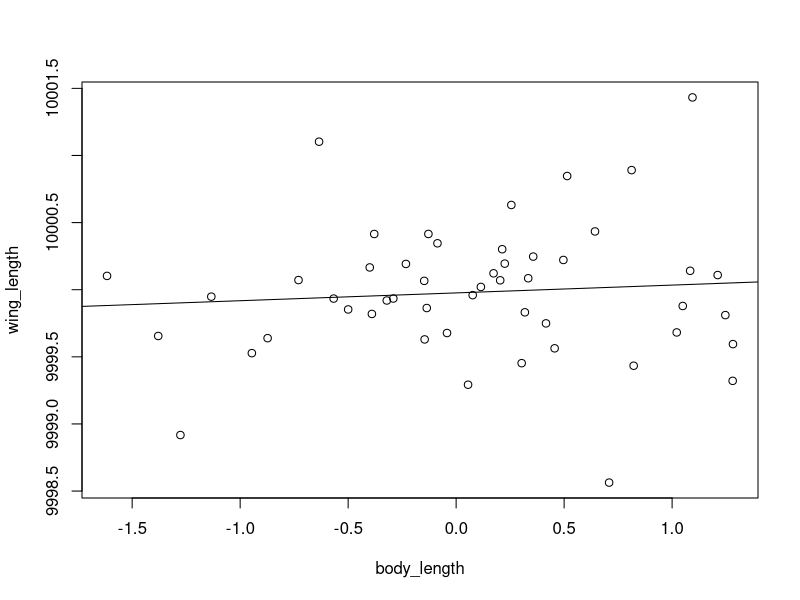

This chart was generated by the following R code:
## ---- chunk 1
knitr::opts_chunk$set(echo = TRUE)
knitr::opts_chunk$set(warning = FALSE)
knitr::opts_chunk$set(message = FALSE)
## ---- chunk 2
library(tidyverse)
library(ggplot2)
library(MASS)
morph<-read.csv("Morphometric_Analysis.csv") # reading in data set
## ---- chunk 3
# find mean of each measurement group
mean_body <- 0.001 #mean(morph$Total_Body_Length, na.rm=TRUE)
mean_body
mean_wing <- 10000 #mean(morph$Right_Wing_Length, na.rm=TRUE)
mean_wing

# find standard deviation of each measurement group
sd_body<-sd(morph$Total_Body_Length, na.rm=TRUE)
sd_wing<-sd(morph$Right_Wing_Length, na.rm=TRUE)

# minimum number of observations in each data set
n=50
## ---- chunk 4
# use parameters create new data set of randomized values following a normal distribution
body_length <- rnorm(n, mean=mean_body, sd=sd_body)
wing_length <- rnorm(n, mean=mean_wing, sd=sd_wing)
# organize randomized data into data frame
rand_data<-data.frame(body_length, wing_length)
## ---- chunk 5
plot(rand_data)
linear_reg<-lm(wing_length ~ body_length, data=rand_data) 
linear_reg
abline(linear_reg)
summary(linear_reg)
# able to run a few different times to get several simulations and plots 
